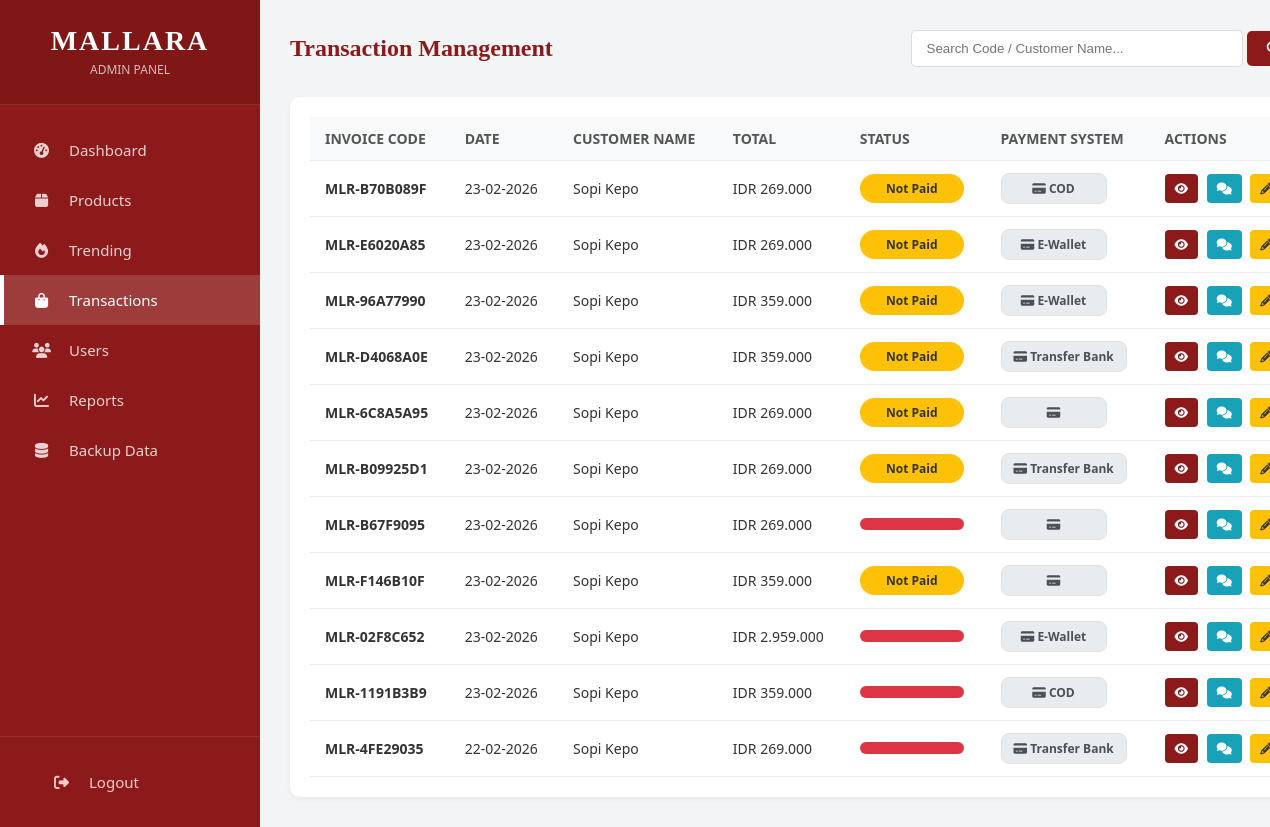
Screenshot of /admin/orders.php (signed in) with the database file from the repository.
### tables this page shows
CREATE TABLE `orders` (
  `id` int(11) NOT NULL,
  `user_id` int(11) NOT NULL,
  `invoice_code` varchar(50) DEFAULT NULL,
  `total` decimal(10,2) DEFAULT 0.00,
  `status` enum('Not Paid','Packed','Delivery','Completed','Cancelled','Rating') DEFAULT 'Not Paid',
  `payment_method` varchar(50) DEFAULT NULL,
  `shipping_name` varchar(100) DEFAULT NULL,
  `shipping_phone` varchar(20) DEFAULT NULL,
  `shipping_address` text DEFAULT NULL,
  `items_detail` text DEFAULT NULL,
  `created_at` timestamp NOT NULL DEFAULT current_timestamp()
);

CREATE TABLE `users` (
  `id` int(11) NOT NULL,
  `full_name` varchar(100) DEFAULT NULL,
  `no_telp` varchar(20) DEFAULT NULL,
  `email` varchar(100) NOT NULL,
  `username` varchar(100) NOT NULL,
  `password` varchar(255) NOT NULL,
  `role` enum('admin','petugas','customer') DEFAULT NULL,
  `created_at` timestamp NOT NULL DEFAULT current_timestamp(),
  `phone` varchar(50) DEFAULT NULL,
  `address` text DEFAULT NULL,
  `photo` varchar(255) DEFAULT NULL
);

### admin/orders.php (the view, shortened to what this page needs)
<?php
require '../config/database.php';
 $search = "";
 $whereClause = "";
 $query = mysqli_query($conn, "SELECT o.*, u.full_name, u.id as customer_id FROM orders o JOIN users u ON o.user_id = u.id $whereClause ORDER BY o.id DESC");
?>
<!DOCTYPE html>
<html lang="id">
<head>
    <link rel="stylesheet" href="../assets/css/style.css">
    <link rel="stylesheet" href="https://cdnjs.cloudflare.com/ajax/libs/font-awesome/6.4.0/css/all.min.css">
</head>
<body>
    <aside class="sidebar">
        <div class="sidebar-header">
            <h2>MALLARA</h2>
            <span>ADMIN PANEL</span>
        </div>
        <nav class="sidebar-menu">
            <a href="dashboard.php" class="menu-item">
                <i class="fas fa-tachometer-alt"></i> <span>Dashboard</span>
            </a>
            <a href="products.php" class="menu-item">
                <i class="fas fa-box"></i> <span>Products</span>
            </a>
            <a href="trending.php" class="menu-item">
                <i class="fas fa-fire"></i> <span>Trending</span>
            </a>
            <a href="orders.php" class="menu-item active">
                <i class="fas fa-shopping-bag"></i> <span>Transactions</span>
            </a>
            <a href="users.php" class="menu-item">
                <i class="fas fa-users"></i> <span>Users</span>
            </a>
            <a href="reports.php" class="menu-item">
                <i class="fas fa-chart-line"></i> <span>Reports</span>
            </a>
            <a href="backup_data.php" class="menu-item">
                <i class="fas fa-database"></i> <span>Backup Data</span>
            </a>
        </nav>
        <div class="sidebar-footer">
            <a href="../auth/logout.php" class="menu-item" style="color: #ffcccc;">
                <i class="fas fa-sign-out-alt"></i> <span>Logout</span>
            </a>
        </div>
    </aside>
    <main class="main-content">
        <div class="page-header">
            <h2 class="page-title">Transaction Management</h2>
            <div class="search-box">
                <form method="GET">
                    <input type="text" name="search" class="search-input" placeholder="Search Code / Customer Name..." value="<?= $search ?>">
                    <button type="submit" class="btn-search"><i class="fas fa-search"></i></button>
                </form>
            </div>
        </div>
        <div class="table-container">
            <table>
                <thead>
                    <tr>
                        <th>Invoice Code</th>
                        <th>Date</th>
                        <th>Customer Name</th>
                        <th>Total</th>
                        <th>Status</th>
                        <th>Payment System</th>
                        <th>Actions</th>
                    </tr>
                </thead>
                <tbody>
                    <?php if (mysqli_num_rows($query) > 0): ?>
                        <?php while ($row = mysqli_fetch_assoc($query)):
                            $payMethod = $row['payment_method'];
                            $payLabel = ucfirst($payMethod);
                            if($payMethod == 'bank') $payLabel = 'Transfer Bank';
                            elseif($payMethod == 'ewallet') $payLabel = 'E-Wallet';
                            elseif($payMethod == 'cod') $payLabel = 'COD';
                            $status = $row['status'];
                            $badgeClass = '';
                            if ($status == 'Process') $badgeClass = 'badge-process';
                            elseif ($status == 'Shipped') $badgeClass = 'badge-shipped';
                            elseif ($status == 'Delivered') $badgeClass = 'badge-delivered';
                            elseif ($status == 'Done') $badgeClass = 'badge-done';
                            elseif ($status == 'Not Paid') $badgeClass = 'badge-shipped';
                            elseif ($status == 'Cancelled') $badgeClass = 'badge-cancelled';
                            else $badgeClass = 'badge-process';
                        ?>
                        <tr>
                            <td>
                                <strong><?= $row['invoice_code'] ?></strong>
                            </td>
                            <td><?= date('d-m-Y', strtotime($row['created_at'])) ?></td>
                            <td><?= $row['full_name'] ?></td>
                            <td>IDR <?= number_format($row['total'], 0, ',', '.') ?></td>
                            <td>
                                <span class="badge <?= $badgeClass ?>"><?= ucfirst($status) ?></span>
                            </td>
                            <td>
                                <span class="payment-badge">
                                    <i class="fas fa-credit-card"></i> <?= $payLabel ?>
                                </span>
                            </td>
                            <td>
                                <a href="order_detail.php?id=<?= $row['id'] ?>" class="btn-action btn-see" title="Lihat Detail">
                                    <i class="fas fa-eye"></i>
                                </a>
                                <a href="admin_chat.php?user_id=<?= $row['customer_id'] ?>" class="btn-action btn-chat" title="Chat Customer">
                                    <i class="fas fa-comments"></i>
                                </a>
                                <a href="order_edit.php?id=<?= $row['id'] ?>" class="btn-action btn-edit" title="Edit Status">
                                    <i class="fas fa-pencil-alt"></i>
                                </a>
                            </td>
                        </tr>
                        <?php endwhile; ?>
                    <?php endif; ?>
                </tbody>
            </table>
        </div>
    </main>
</body>
</html>

### assets/css/style.css (style rules this page uses)
body { margin:0; font-family: 'Segoe UI'; background:#8b0000; color:white; }

### admin/orders.php (style rules this page uses)
:root { --admin-primary: #8d1a1a; --admin-bg: #f3f4f6; --badge-process: #dc3545; --badge-shipped: #ffc107; --badge-delivered: #7FBFFF; --badge-done: #28a745; }
body { margin: 0; padding: 0; font-family: 'Segoe UI', Tahoma, Geneva, Verdana, sans-serif; background-color: var(--admin-bg); display: flex; min-height: 100vh; color: #333; }
.sidebar { width: 260px; background-color: var(--admin-primary); color: white; position: fixed; top: 0; left: 0; height: 100%; display: flex; flex-direction: column; z-index: 1000; }
.sidebar-header { padding: 25px; text-align: center; border-bottom: 1px solid rgba(255,255,255,0.1); background: rgba(0,0,0,0.1); }
.sidebar-header h2 { margin: 0; font-family: 'Times New Roman', serif; letter-spacing: 2px; font-size: 28px; }
.sidebar-header span { font-size: 12px; opacity: 0.7; }
.sidebar-menu { flex: 1; padding-top: 20px; }
.menu-item { display: flex; align-items: center; padding: 15px 25px; color: rgba(255,255,255,0.8); text-decoration: none; transition: 0.3s; border-left: 4px solid transparent; font-size: 15px; }
.menu-item i { width: 25px; text-align: center; margin-right: 15px; }
.menu-item:hover, .menu-item.active { background: rgba(255, 255, 255, 0.15); color: white; border-left-color: #fff; }
.sidebar-footer { padding: 20px; border-top: 1px solid rgba(255,255,255,0.1); }
.main-content { margin-left: 260px; flex: 1; padding: 30px; width: calc(100% - 260px); }
.page-header { display: flex; justify-content: space-between; align-items: center; margin-bottom: 30px; flex-wrap: wrap; gap: 15px; }
.page-title { font-size: 24px; color: var(--admin-primary); font-family: 'Times New Roman', serif; margin: 0; }
.search-box { display: flex; gap: 10px; }
.search-input { padding: 10px 15px; border: 1px solid #ddd; border-radius: 5px; width: 300px; }
.btn-search { padding: 10px 20px; background: var(--admin-primary); color: white; border: none; border-radius: 5px; cursor: pointer; }
.table-container { background: white; padding: 20px; border-radius: 10px; box-shadow: 0 2px 5px rgba(0,0,0,0.05); overflow-x: auto; }
table { width: 100%; border-collapse: collapse; min-width: 1000px; }
th, td { padding: 12px 15px; text-align: left; border-bottom: 1px solid #eee; font-size: 14px; }
th { background-color: #f8f9fa; color: #555; font-weight: 600; text-transform: uppercase; }
.badge { padding: 6px 12px; border-radius: 20px; font-size: 12px; font-weight: bold; color: white; text-transform: capitalize; display: inline-block; min-width: 80px; text-align: center; }
.badge-process { background-color: var(--badge-process); color: white; }
.badge-shipped { background-color: var(--badge-shipped); color: #333; }
.payment-badge { display: inline-block; padding: 6px 12px; border-radius: 8px; font-size: 12px; font-weight: 600; background: #e9ecef; color: #495057; border: 1px solid #dee2e6; min-width: 80px; text-align: center; }
.btn-action { padding: 6px 10px; border-radius: 4px; text-decoration: none; color: white; margin-right: 5px; display: inline-block; font-size: 12px; transition: 0.2s; }
.btn-see { background-color: var(--admin-primary); }
.btn-edit { background-color: #ffc107; color: #333; }
.btn-chat { background-color: #17a2b8; }

### rows the page displays
orders: invoice_code "MLR-B70B089F", created_at "23-02-2026", user.full_name "Sopi Kepo", total "269.000", status "Not Paid", payment_method "COD"
orders: invoice_code "MLR-E6020A85", created_at "23-02-2026", user.full_name "Sopi Kepo", total "269.000", status "Not Paid", payment_method "E-Wallet"
orders: invoice_code "MLR-96A77990", created_at "23-02-2026", user.full_name "Sopi Kepo", total "359.000", status "Not Paid", payment_method "E-Wallet"
orders: invoice_code "MLR-D4068A0E", created_at "23-02-2026", user.full_name "Sopi Kepo", total "359.000", status "Not Paid", payment_method "Transfer Bank"
orders: invoice_code "MLR-6C8A5A95", created_at "23-02-2026", user.full_name "Sopi Kepo", total "269.000", status "Not Paid"
orders: invoice_code "MLR-B09925D1", created_at "23-02-2026", user.full_name "Sopi Kepo", total "269.000", status "Not Paid", payment_method "Transfer Bank"
orders: invoice_code "MLR-B67F9095", created_at "23-02-2026", user.full_name "Sopi Kepo", total "269.000"
orders: invoice_code "MLR-F146B10F", created_at "23-02-2026", user.full_name "Sopi Kepo", total "359.000", status "Not Paid"
orders: invoice_code "MLR-02F8C652", created_at "23-02-2026", user.full_name "Sopi Kepo", total "2.959.000", payment_method "E-Wallet"
orders: invoice_code "MLR-1191B3B9", created_at "23-02-2026", user.full_name "Sopi Kepo", total "359.000", payment_method "COD"
orders: invoice_code "MLR-4FE29035", created_at "22-02-2026", user.full_name "Sopi Kepo", total "269.000", payment_method "Transfer Bank"
